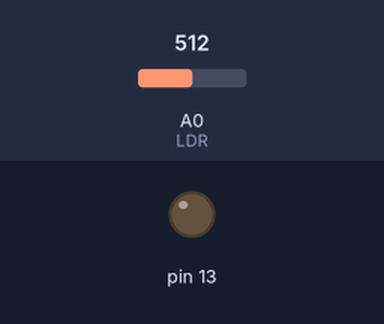
Bench run of a sketch on a simulated Arduino Uno, built with avr-gcc and run on an emulated ATmega328P. Parts: output pins drawn as LEDs (lit = HIGH). Inputs (shaded band) come from the test bench; at power-on: A0 (LDR) = 512.

Above: at 1.2 s.
1.3 s: A0 (LDR) set to 490
At 2.5 s:
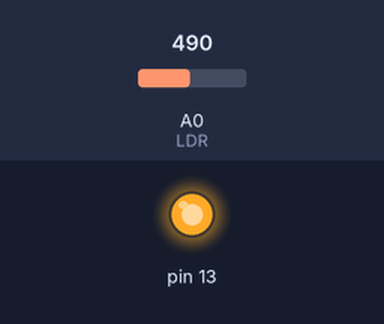
2.8 s: A0 (LDR) set to 511
At 3.8 s:
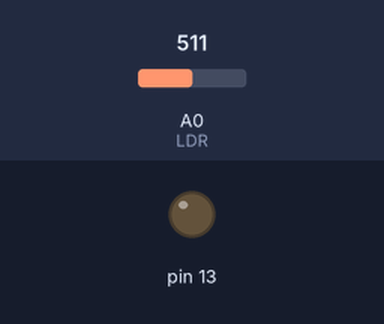
4.3 s: A0 (LDR) set to 306
At 5.1 s:
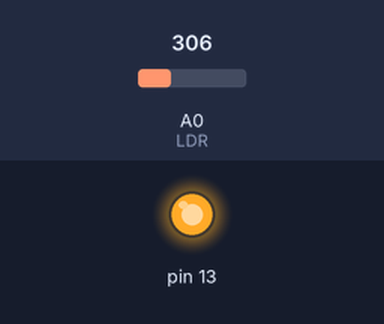
Timing chart, 0 to 7.3 s (numbered marks = the images above; inputs shaded):
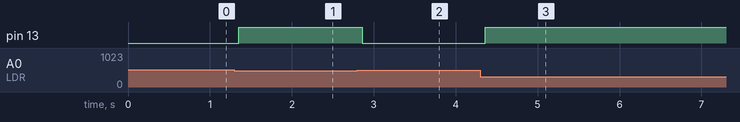

Measured:
- the behaviour switches between 500 and 499 on A0 (LDR) (found by bisection; images 0 and 1)
- after the input at 1.3 s, pin 13: LOW → HIGH after 0.05 s
- after the input at 2.8 s, pin 13: HIGH → LOW after 0.06 s
- after the input at 4.3 s, pin 13: LOW → HIGH after 0.06 s

The sketch:

sketch_LDR_1.ino
```cpp
int LDR = A0;
int LDRValue = 0;
int lightSensitivity = 500;

void setup() {
  // put your setup code here, to run once:
//  Serial.begin(9600);
  pinMode(13, OUTPUT);
}

void loop() {
  // put your main code here, to run repeatedly:
  LDRValue = analogRead(LDR);
//  Serial.print("LDR value is: ");
//  Serial.println(LDRValue);
  delay(50);

  if(LDRValue < lightSensitivity){
    digitalWrite(13, HIGH);
  } else{
    digitalWrite(13, LOW);
  }
}
```
